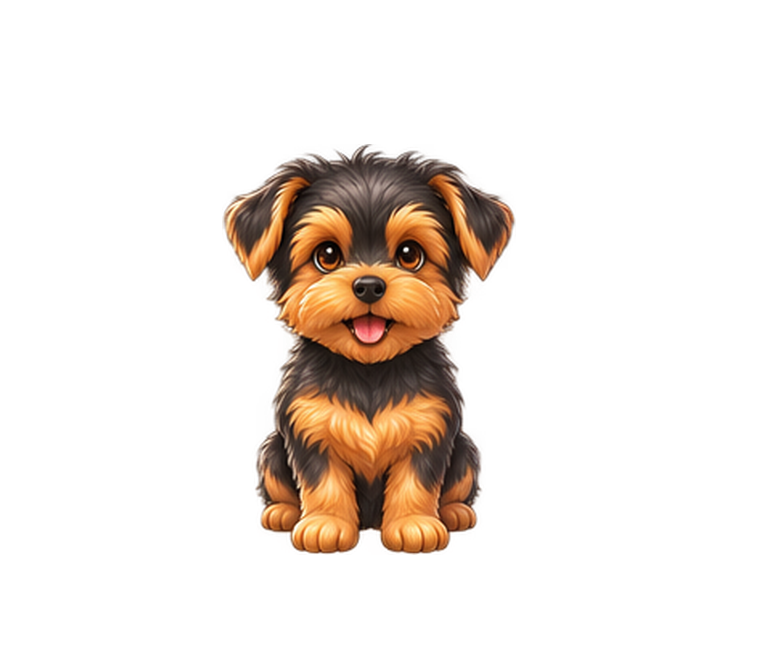
#> input picture tools/art/puppy_identity/reference.png, 768 x 648 px
$ python prepare_puppy_identity.py
#> lines starting #> are read from the running program, lines starting #| are printed output that depends on the picture
"""Derive static puppy portraits from Vitor's exact reference, without repainting."""
from pathlib import Path
import shutil
from PIL import Image

ROOT = Path(__file__).resolve().parents[1]
SOURCE = ROOT / 'tools/art/puppy_identity/reference.png'
TARGET = ROOT / 'game/assets/sprites/characters/tiro_pet_puppy_animaref'
TARGET.mkdir(parents=True, exist_ok=True)
shutil.copyfile(SOURCE, TARGET / 'reference.png')
with Image.open(SOURCE) as image:
#> image is the input picture: PIL image 768x648 RGBA; mean R, G, B, A 25.9, 17, 10.5, 40.8
    assert image.size == (768, 648)
    bounds = image.getbbox()
#> bounds = (222, 144, 516, 555)
    image.crop((bounds[0]-8, bounds[1]-8, bounds[2]+8, bounds[3]+8)).save(TARGET / 'reference_front.png')
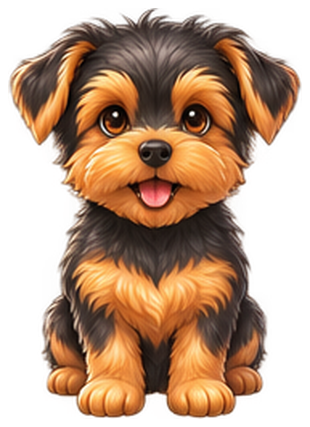
#> saved as reference_front.png: PIL image 310x427 RGBA; mean R, G, B, A 97.3, 64, 39.6, 153.4; transparent parts drawn white
    image.crop((214, 136, 524, 372)).save(TARGET / 'reference_head.png')
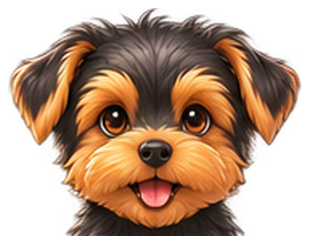
#> saved as reference_head.png: PIL image 310x236 RGBA; mean R, G, B, A 95.3, 63.3, 40.1, 157; transparent parts drawn white
print('Reference copied unchanged; head and front are exact crops. Approved idle untouched.')
